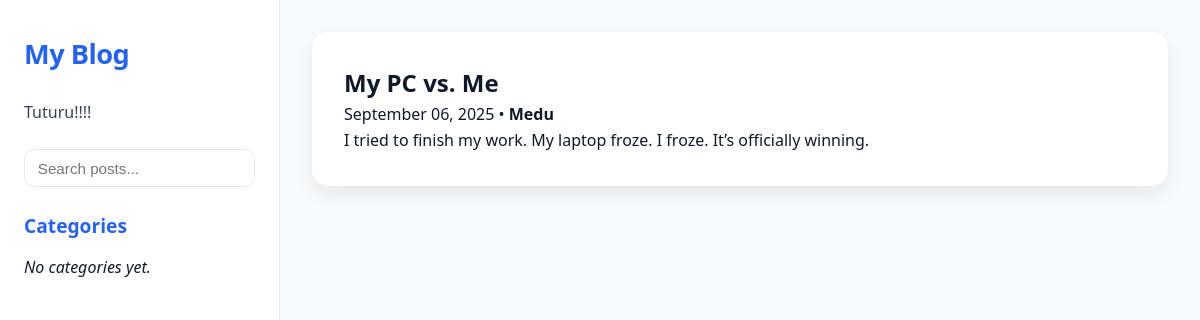
Screenshot of /blog/2025/9/6/my-pc-vs-me/ with the database file from the repository.
### apps/posts/models.py (models this page shows, shortened)
class Post(models.Model):
    objects = models.Manager()
    published = PublishedManager()
    class Status(models.TextChoices):
        Draft = 'DF', 'Draft'
        PUBLISHED = 'PB', 'Published'
    title = models.CharField(max_length = 250)
    slug = models.SlugField(max_length = 250 , unique_for_date='publish')
    content = models.TextField()
    body = models.TextField()
    publish = models.DateTimeField(default=timezone.now)
    created = models.DateTimeField(auto_now_add=True)
    updated = models.DateTimeField(auto_now=True)
    """
    another method we can use now from db instead of Python itself
    by adding
    from django.db.models.functions import Now
    publish = models.DateTimeField(db_default=Now())
    """
    status = models.CharField(max_length=2,choices=Status , default=Status.Draft)
    """
    ordering => Configuring what will happen when we retrive the object from the database and how it will be represented
    indexes => Configuring what will happen when we retrive the object from the database and how it will be represented
    """
    author = models.ForeignKey(
        settings.AUTH_USER_MODEL, # what model do you want to connect to
        on_delete=models.CASCADE, # delete all posts if i delete the user
        related_name='blog_posts' # name of reverse releation user.blog_posts
    )
    class Meta:
        ordering = ['-publish']
        indexes = [
            models.Index(fields=['-publish']),
            ]

### apps/posts/views.py (the view)
# urls.py: path('<int:year>/<int:month>/<int:day>/<slug:post>/', views.post_detail, name='post_detail'),
def post_detail (request , year , month , day , post):
    post = get_object_or_404(
        Post,
        status=Post.Status.PUBLISHED,
        slug=post,
        publish__year=year,
        publish__month=month,
        publish__day=day
    )
    return render(
        request,
        'blog/post/details.html',
        {'post':post}
    )

### apps/posts/templates/blog/post/details.html (shortened to what this page needs)
{% extends "blog/base.html" %}
{% block content %}
<article class="post-card detail-card">
  <h1 class="post-detail-title">{{ post.title }}</h1>
  <p class="post-meta">{{ post.publish|date:"F d, Y" }} • <strong>{{ post.author }}</strong></p>
  <div class="post-body">
    {{ post.body|linebreaks }}
  </div>
</article>
{% endblock %}

### apps/posts/templates/blog/base.html (style rules this page uses)
* { margin: 0; padding: 0; box-sizing: border-box; transition: background 0.3s, color 0.3s, border 0.3s; }
html { scroll-behavior: smooth; }
body { font-family: "Segoe UI", Roboto, sans-serif; line-height: 1.6; background: var(--bg); color: var(--text); display: grid; grid-template-columns: 280px 1fr; min-height: 100vh; }
:root { --bg: #f8fafc; --text: #111827; --sidebar-bg: #fff; --sidebar-text: #374151; --accent: #2563eb; --card-bg: #fff; --card-border: #e5e7eb; --shadow: 0 2px 10px rgba(0,0,0,0.08); --hover: #eff6ff; }
.post-card { background: var(--card-bg); border-radius: 1rem; padding: 2rem; box-shadow: 0 8px 20px rgba(0,0,0,0.08); transition: transform 0.3s ease, box-shadow 0.3s ease, background 0.3s; position: relative; overflow: hidden; margin-bottom: 1rem; }
.post-card p { font-size: 1rem; line-height: 1.6; }

### rows the page displays
Post: title "My PC vs. Me", publish "September 06, 2025", author "Medu", body "I tried to finish my work. My laptop froze. I froze. It’s officially winning."
